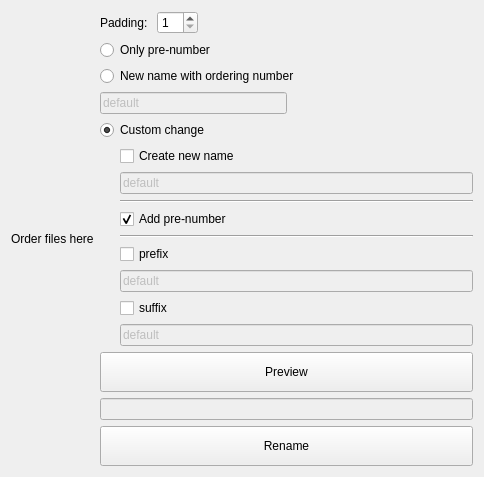
<?xml version="1.0" encoding="UTF-8"?>
<ui version="4.0">
 <class>Form</class>
 <widget class="QWidget" name="Form">
  <property name="geometry">
   <rect>
    <x>0</x>
    <y>0</y>
    <width>484</width>
    <height>412</height>
   </rect>
  </property>
  <property name="windowTitle">
   <string>Form</string>
  </property>
  <layout class="QHBoxLayout" name="horizontalLayout_2">
   <item>
    <layout class="QHBoxLayout" name="horizontalLayout">
     <item>
      <layout class="QVBoxLayout" name="verticalLayout">
       <item>
        <widget class="QLabel" name="label">
         <property name="text">
          <string>Order files here</string>
         </property>
        </widget>
       </item>
      </layout>
     </item>
    </layout>
   </item>
   <item>
    <layout class="QVBoxLayout" name="verticalLayout_5">
     <item>
      <layout class="QHBoxLayout" name="horizontalLayout_3">
       <item>
        <widget class="QLabel" name="label_2">
         <property name="text">
          <string>Padding: </string>
         </property>
        </widget>
       </item>
       <item>
        <widget class="QSpinBox" name="padding_spinbox">
         <property name="minimum">
          <number>1</number>
         </property>
         <property name="maximum">
          <number>10</number>
         </property>
        </widget>
       </item>
       <item>
        <spacer name="horizontalSpacer">
         <property name="orientation">
          <enum>Qt::Horizontal</enum>
         </property>
         <property name="sizeHint" stdset="0">
          <size>
           <width>40</width>
           <height>20</height>
          </size>
         </property>
        </spacer>
       </item>
      </layout>
     </item>
     <item>
      <layout class="QVBoxLayout" name="verticalLayout_7">
       <item>
        <widget class="QRadioButton" name="only_radbtn">
         <property name="text">
          <string>Only pre-number</string>
         </property>
        </widget>
       </item>
       <item>
        <widget class="QRadioButton" name="newname_radbtn">
         <property name="text">
          <string>New name with ordering number</string>
         </property>
        </widget>
       </item>
       <item>
        <layout class="QHBoxLayout" name="horizontalLayout_5">
         <item>
          <widget class="QLineEdit" name="newname_ordering_line">
           <property name="enabled">
            <bool>false</bool>
           </property>
           <property name="text">
            <string>default</string>
           </property>
          </widget>
         </item>
         <item>
          <spacer name="horizontalSpacer_2">
           <property name="orientation">
            <enum>Qt::Horizontal</enum>
           </property>
           <property name="sizeHint" stdset="0">
            <size>
             <width>40</width>
             <height>20</height>
            </size>
           </property>
          </spacer>
         </item>
        </layout>
       </item>
       <item>
        <widget class="QRadioButton" name="custom_radbtn">
         <property name="text">
          <string>Custom change</string>
         </property>
         <property name="checked">
          <bool>true</bool>
         </property>
        </widget>
       </item>
      </layout>
     </item>
     <item>
      <layout class="QVBoxLayout" name="verticalLayout_4">
       <property name="leftMargin">
        <number>20</number>
       </property>
       <property name="rightMargin">
        <number>0</number>
       </property>
       <item>
        <widget class="QCheckBox" name="newname_checkbox">
         <property name="text">
          <string>Create new name</string>
         </property>
        </widget>
       </item>
       <item>
        <widget class="QLineEdit" name="newname_line">
         <property name="enabled">
          <bool>false</bool>
         </property>
         <property name="text">
          <string>default</string>
         </property>
        </widget>
       </item>
       <item>
        <widget class="Line" name="line_2">
         <property name="orientation">
          <enum>Qt::Horizontal</enum>
         </property>
        </widget>
       </item>
       <item>
        <widget class="QCheckBox" name="prenumber_checkbox">
         <property name="text">
          <string>Add pre-number</string>
         </property>
         <property name="checked">
          <bool>true</bool>
         </property>
        </widget>
       </item>
       <item>
        <widget class="Line" name="line">
         <property name="orientation">
          <enum>Qt::Horizontal</enum>
         </property>
        </widget>
       </item>
       <item>
        <widget class="QCheckBox" name="prefix_checkbox">
         <property name="text">
          <string>prefix</string>
         </property>
        </widget>
       </item>
       <item>
        <widget class="QLineEdit" name="prefix_line">
         <property name="enabled">
          <bool>false</bool>
         </property>
         <property name="text">
          <string>default</string>
         </property>
        </widget>
       </item>
       <item>
        <widget class="QCheckBox" name="suffix_checkbox">
         <property name="text">
          <string>suffix</string>
         </property>
        </widget>
       </item>
       <item>
        <widget class="QLineEdit" name="suffix_line">
         <property name="enabled">
          <bool>false</bool>
         </property>
         <property name="text">
          <string>default</string>
         </property>
        </widget>
       </item>
       <item>
        <spacer name="verticalSpacer">
         <property name="orientation">
          <enum>Qt::Vertical</enum>
         </property>
         <property name="sizeHint" stdset="0">
          <size>
           <width>20</width>
           <height>40</height>
          </size>
         </property>
        </spacer>
       </item>
      </layout>
     </item>
     <item>
      <widget class="QPushButton" name="preview_button">
       <property name="minimumSize">
        <size>
         <width>0</width>
         <height>40</height>
        </size>
       </property>
       <property name="text">
        <string>Preview</string>
       </property>
      </widget>
     </item>
     <item>
      <widget class="QLineEdit" name="preview_line">
       <property name="enabled">
        <bool>false</bool>
       </property>
      </widget>
     </item>
     <item>
      <widget class="QPushButton" name="rename_button">
       <property name="minimumSize">
        <size>
         <width>0</width>
         <height>40</height>
        </size>
       </property>
       <property name="text">
        <string>Rename</string>
       </property>
      </widget>
     </item>
    </layout>
   </item>
  </layout>
 </widget>
 <resources/>
 <connections/>
</ui>
